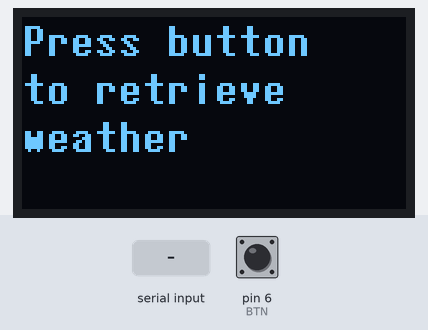
A sketch run on a simulated Arduino Uno, built with avr-gcc and run on an emulated ATmega328P. Parts: 128×64 one-colour display. The inputs (shaded band) are chosen by the test bench; at power-on: pin 6 (BTN) LOW. What the sketch prints to the serial monitor is not drawn.

Above: at 1.5 s.
1.6 s: pin 6 (BTN) pulled HIGH for 3.2 s
At 5.9 s:
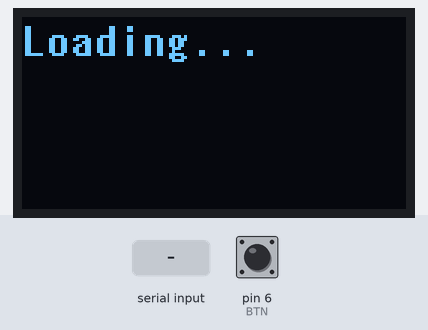
6.3 s: "1" received over Serial
At 8.5 s:
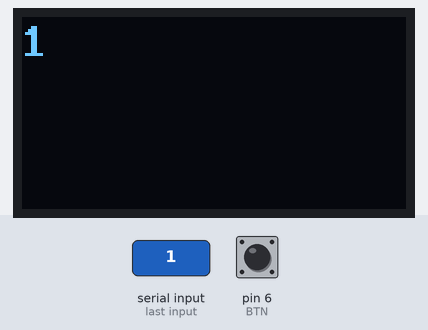
8.8 s: "0" received over Serial
At 10.5 s:
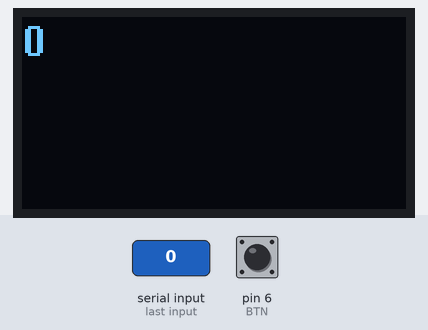
11.3 s: pin 6 (BTN) pulled HIGH for 0.15 s
At 12.1 s:
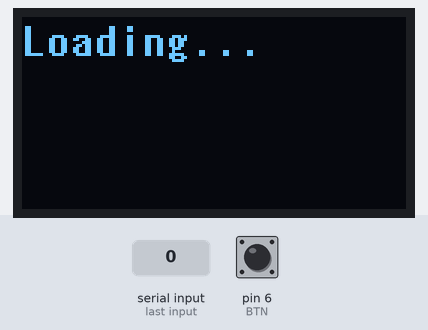
Timing chart, 0 to 13.9 s (numbered marks = the images above; inputs shaded):
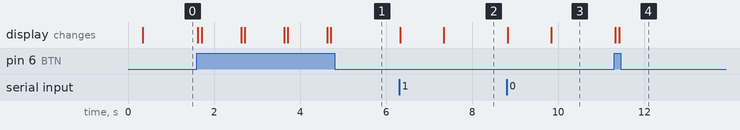

Measured:
- after the input at 1.6 s, the display: first changes at once (image 1 shows a later state)
- after the input at 6.3 s, the display: first changes at once (image 2 shows a later state)
- after the input at 8.8 s, the display: first changes at once (image 3 shows a later state)
- after the input at 11.3 s, the display: first changes at once (image 4 shows a later state)

The sketch:

WeatherForecast.ino
```cpp
#include <U8g2lib.h>

#define BTN 6

U8X8_SSD1306_128X64_NONAME_HW_I2C oled(/* reset=*/ U8X8_PIN_NONE);

long currentTime = 0;

void setup() {
  Serial.begin(9600);

  pinMode(BTN, INPUT);

  oled.begin();
  //oled.setFlipMode(1);
  oled.clearDisplay();
  oled.setFont(u8x8_font_7x14B_1x2_f);

  oled.clearDisplay();
  oled.setCursor(0, 0);
  oled.print("Press button\nto retrieve\nweather");
}

void loop() {
  if (digitalRead(BTN)) {
    load();
  }

  if (Serial.available()) {
    readWeatherData();
  }
}

void load() {
  if (millis() - currentTime > 1000) {
    currentTime = millis();
    oled.clearDisplay();
    oled.setCursor(0, 0);
    oled.print("Loading...");
    Serial.println(1);
  }
}

void readWeatherData() {
    oled.clearDisplay();
    oled.setCursor(0, 0);
    oled.print(Serial.readString());
}
```
